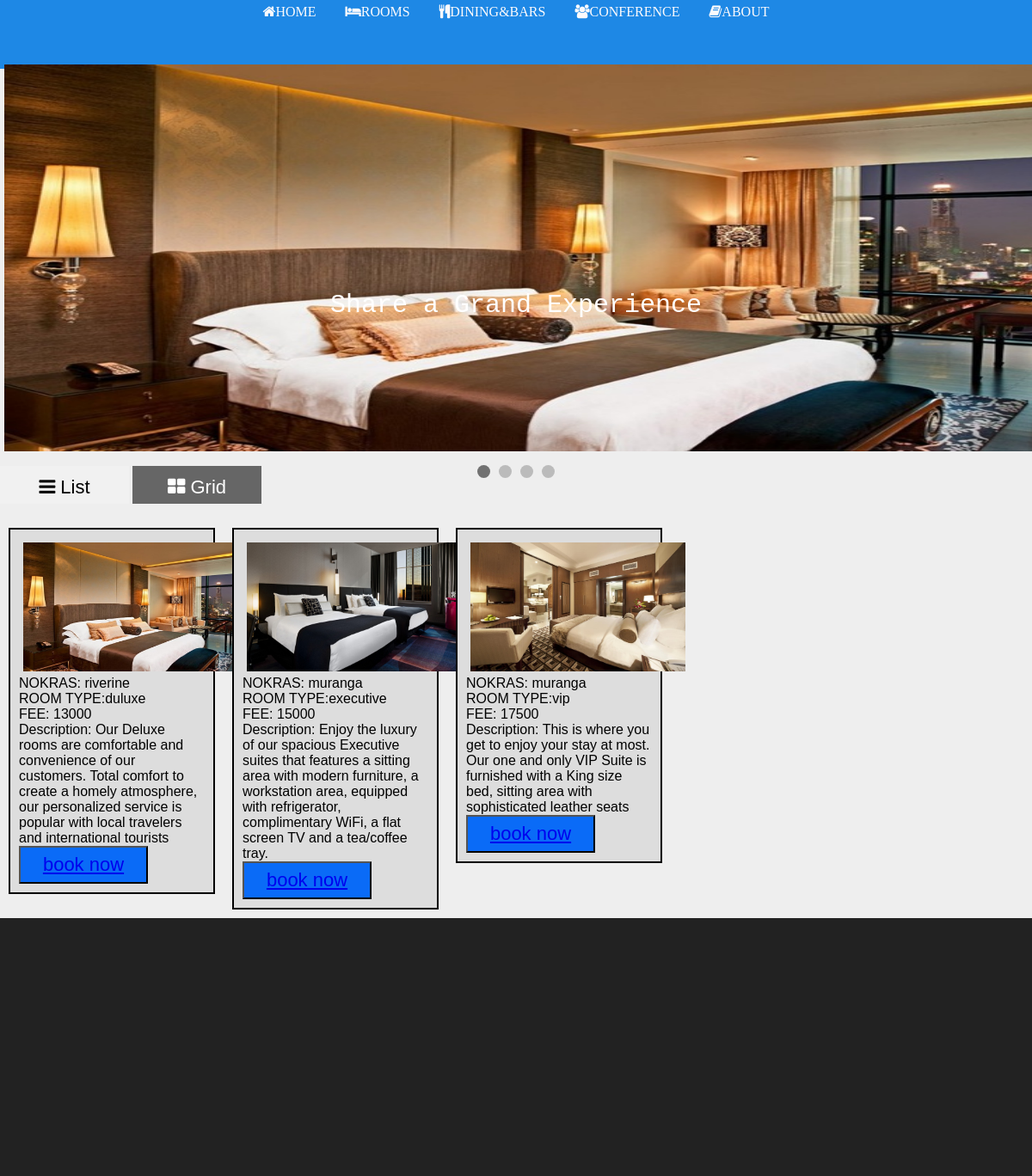
The page /checkrates.php on the database its author committed.
### tables this page shows
CREATE TABLE `rooms` (
  `branch` varchar(20) NOT NULL,
  `room_no` varchar(10) NOT NULL,
  `roomtype` varchar(50) NOT NULL,
  `amount` int(255) NOT NULL,
  `image` longblob NOT NULL,
  `description` varchar(300) NOT NULL
);

### checkrates.php (the view, shortened to what this page needs)
 <?php
     include 'roomsheader.php'
  ?>
<section class="neto">
  <div class="slideshow-container">
  <div class="mySlides fade">
  <img src="roomimages/nokras10.jpg" class="slide" >
  <div class="text">Share a Grand Experience</div>
  </div>
  </div>
  <br>
  <div style="text-align:center">
  <span class="dot"></span>
  <span class="dot"></span>
  <span class="dot"></span>
    <span class="dot"></span>
  </div>
  </section>
  <br><br><br><br>
   <div id="btnContainer">
 <button class="btn" onclick="listView()"><i class="fa fa-bars"></i> List</button>
 <button class="btn active" onclick="gridView()"><i class="fa fa-th-large"></i> Grid</button>
 </div>
 <br>
 <div class="row">
       <?php
           $sql="SELECT * FROM rooms";
           $result= mysqli_query($conn,$sql);
           while ($row = mysqli_fetch_array($result)) {
                               echo "<div class='column' style='background-color:#ddd;'>";
                            echo "<img src='roomimages/".$row['image']."'>";
                            echo "</br>"."<h>"."NOKRAS: ".$row['branch'] ."</h> ";
                            echo "<p>"."ROOM TYPE:".$row['roomtype'] ."</br>"."FEE: ".$row['amount']
                            ."</br>"."Description: ".$row['description']."</p> ";
              echo "<button><a href='index.php'>book now</a></button>";
                 echo "</div>";
           }
        ?>
 </div>
 </body>
 <footer>
 </footer>
 </html>

### roomsheader.php (shortened to what this page needs)
<!DOCTYPE>
<html>
<head>
  <link href="https://stackpath.bootstrapcdn.com/font-awesome/4.7.0/css/font-awesome.min.css" rel="stylesheet">
  <link rel="stylesheet" href="mastercss/style.css">
  <link rel="stylesheet" href="mastercss/viewallmain.css">
  <link rel="stylesheet" href="mastercss/checkratesform.css">
  <center>
  <div id="navbar">
    <a href="index.php" id="linkref"><i class="fa fa-home"></i>HOME</a>
    <a href="checkrates.php" id="linkref"><i class="fa fa-bed"></i>ROOMS</a>
      <a href="dining.html" id="linkref"><i class="fa fa-cutlery"></i>DINING&BARS</a>
   <a href="conference.html" id="linkref"><i class="fa fa-users"></i>CONFERENCE</a>
   <a href="about.php" id="linkref"><i class="fa fa-book"></i>ABOUT</a>
</div>
</center>
</head>
<body>

### mastercss/style.css (style rules this page uses)
* { margin: 0; padding: 0; }
body { background-color: #eee; padding-top: 70px; }
#navbar { width: 100%; height:80px; background-color:#1E88E5; color: #1A237E; position: fixed; top: 0px; padding-top: 5PX; float: left; }
#linkref { color:#FCFAFC; text-decoration: none; padding: 15px; }
.neto { width:100%; height: 400px; text-align: center; text-decoration: none; font-size:10px; font-family: monospace; }
.slideshow-container { width:100%; position: relative; margin: auto; }
.slide { width:100%; height:450px; }
.text { color: #f2f2f2; font-size: 30px; padding: 8px 12px; position: absolute; bottom: 150px; width: 100%; text-align: center; font-family:monospace; color: #fff; font-size: bolder; }
.dot { height: 15px; width: 15px; margin: 0 2px; background-color: #bbb; border-radius: 50%; display: inline-block; transition: background-color 0.6s ease; }
.active { background-color: #717171; }
.fade { -webkit-animation-name: fade; -webkit-animation-duration: 1.5s; animation-name: fade; animation-duration: 1.5s; }
footer { width: 100%; background-color: #222; padding:60px 0px; font-size: 60px; height: 300px; }

### mastercss/viewallmain.css (style rules this page uses)
* { box-sizing: border-box; }
.column { float: left; width: 20%; padding: 10px; margin: 10px; font-size:16px; border: 2px solid #000; font-style: normal; font-family:sans-serif; }
.row:after { content: ""; display: table; clear: both; margin-left: 50px; }
.btn { border: none; outline: none; padding: 12px 16px; background-color: #f1f1f1; cursor: pointer; }
.btn.active { background-color: #666; color: white; }
img { display: inline-block; margin: 5px; width: 250px; height: 150px; }
button { width: 150px; height: 44px; font-size: 22px; background-color:#0a6bf7; }

### rows shown on the page
rooms: image (picture), branch "riverine", roomtype "duluxe", amount "13000", description "Our Deluxe rooms are comfortable and convenience of our customers. Total comfort to create a homely atmosphere, our personalized service is popular with local travelers and international tourists"
rooms: image (picture), branch "muranga", roomtype "executive", amount "15000", description "Enjoy the luxury of our spacious Executive suites that features a sitting area with modern furniture, a workstation area, equipped with refrigerator, complimentary WiFi, a flat screen TV and a tea/coffee tray."
rooms: image (picture), branch "muranga", roomtype "vip", amount "17500", description "This is where you get to enjoy your stay at most. Our one and only VIP Suite is furnished with a King size bed, sitting area with sophisticated leather seats"
